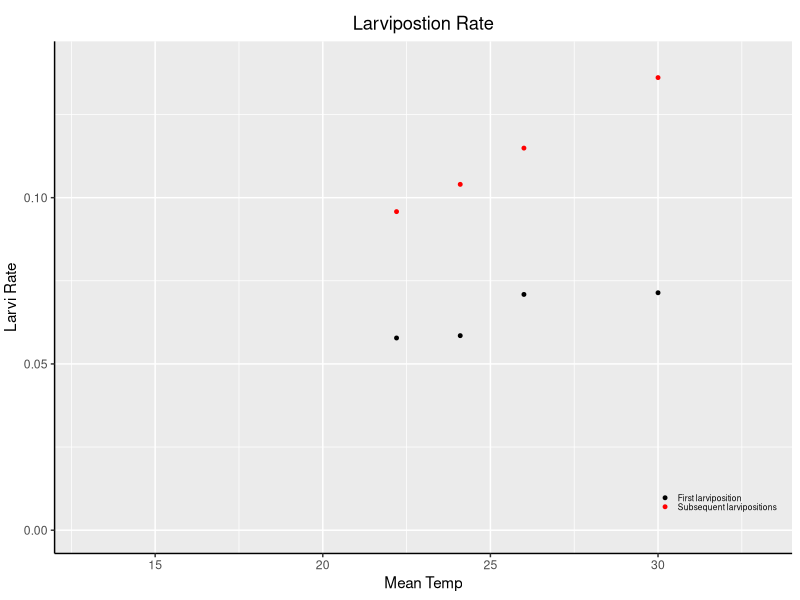
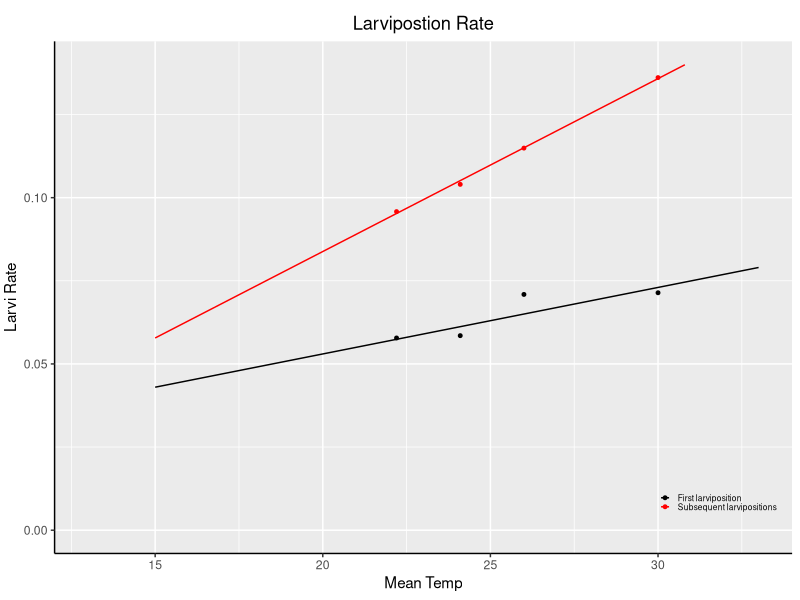

Write R code to recreate these figures, in order.
# Fit larviposition as a function of time, the data used is found in:
# ~ Hargrove (1994) Reproductive Rates of Tsetse Flies in the the 
# field of Zimbabwe
# ~ Physiological Entomology vol. 19 (4). 307-318
# ~ Hargrove (2004) Tsetse Population Dynamics In the Trypanosiomiases 

require(ggplot2)
#1 Read in data
d.larvi.rate = read.csv("data_larviposition.csv")

#2 Plot data
larvi_plot = ggplot(d.larvi.rate, aes(x = mean_temp, y = rate, col = stage)) +
             scale_color_manual(values = c("black", "red")) +
             xlim(low = 13, high = 33) +
             geom_point(size = 1) +
             ylim(low = 0, high=0.14) +
             labs(y = "Larvi Rate", x = "Mean Temp", title = "Larvipostion Rate") +
             theme_set(theme_bw()) +
             theme(panel.border = element_blank()
                   , plot.title = element_text(hjust = 0.5)
                   , axis.line = element_line(color = "black")
                   , legend.position = c(0.9, 0.1)
                   , legend.title = element_blank()
                   , legend.background = element_blank()
                   , legend.text = element_text(size = 6)
                   , legend.key.size = unit(0.5, "line")
                   , legend.key.height = unit(0.4, "line")
                   , plot.margin = unit(c(0.4, 0.2, 0.2, 0.1), "cm")
                  )
 larvi_plot
  
#3  Create temperature dependent function
 
 lrFunc = function(con.d1, con.d2, T1 = 24, temp){
         lr = con.d1 + con.d2*(temp - T1)
         return(lr)
 }
 
#4  Save our constants for both subsequent and non_subsequent larviposition
 non_sub.d1 = 0.061
 non_sub.d2 = 0.002
 sub.d1 = 0.1046
 sub.d2 = 0.0052
 
#5 Use function to create the predicted value dataframes
 non_sub.lr = lrFunc(con.d1 = non_sub.d1, con.d2 =non_sub.d2, temp = seq(15, 34, 0.1))
 non_sub.lr = cbind.data.frame(temp = seq(15, 34, 0.1)
                              , pred = non_sub.lr
                              , stage = rep("First larviposition"))
                             #, length(non_sub.lr))
 
 sub.lr = lrFunc(con.d1 = sub.d1, con.d2 = sub.d2, temp = seq(15, 34, 0.1))
 sub.lr = cbind.data.frame(temp = seq(15, 34, 0.1)
                           , pred = sub.lr
                           , stage = rep("Subsequent larvipositions"))
                           #, length(non_sub.lr))
 prediction.lr = rbind.data.frame(non_sub.lr, sub.lr)
 
#5 Add prediction to plot

 lrPlotFit <- larvi_plot +
   geom_line(data=prediction.lr
             ,mapping=aes(x=temp,y=pred))
 lrPlotFit
 
 